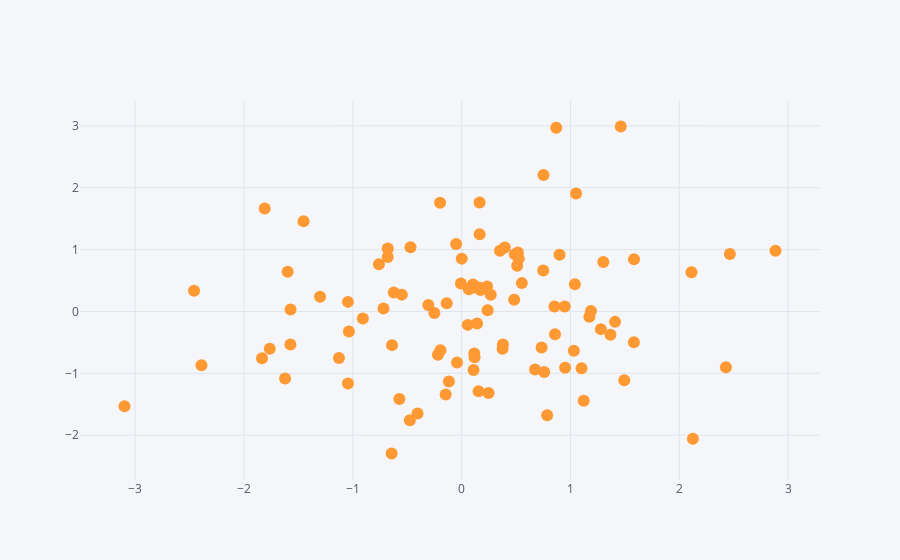

The notebook cell saved with this chart:
### Markdown cell above
### Scatter

### Code cell
configure_plotly_browser_state()
df.iplot(kind='scatter',x='A',y='B',mode='markers')
